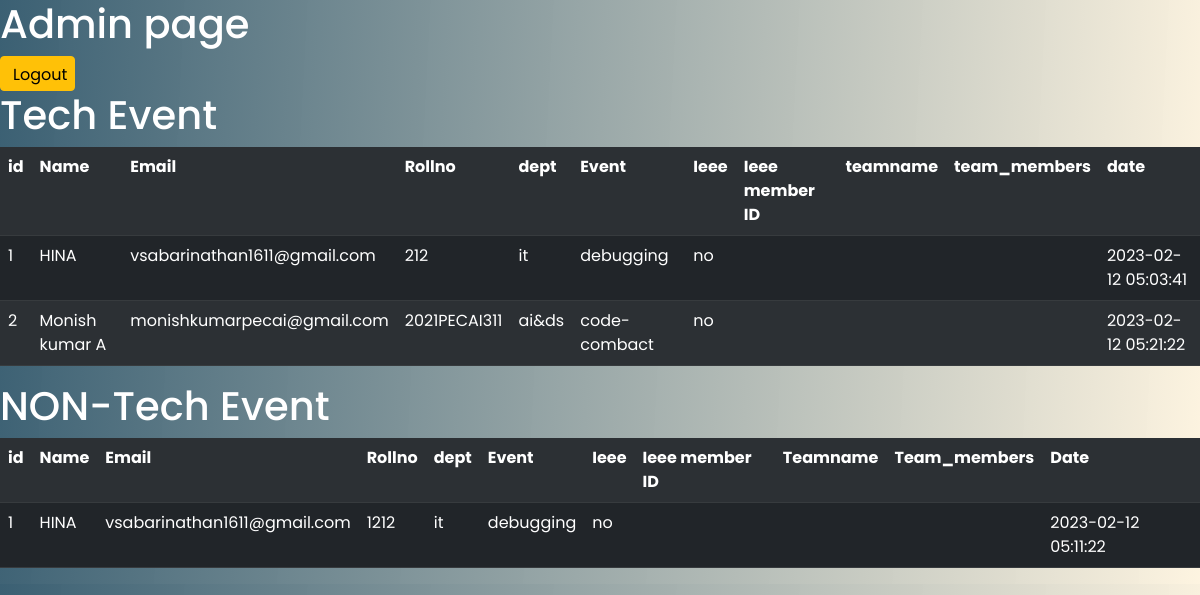
Page /admin (signed in) on the earlier database version.
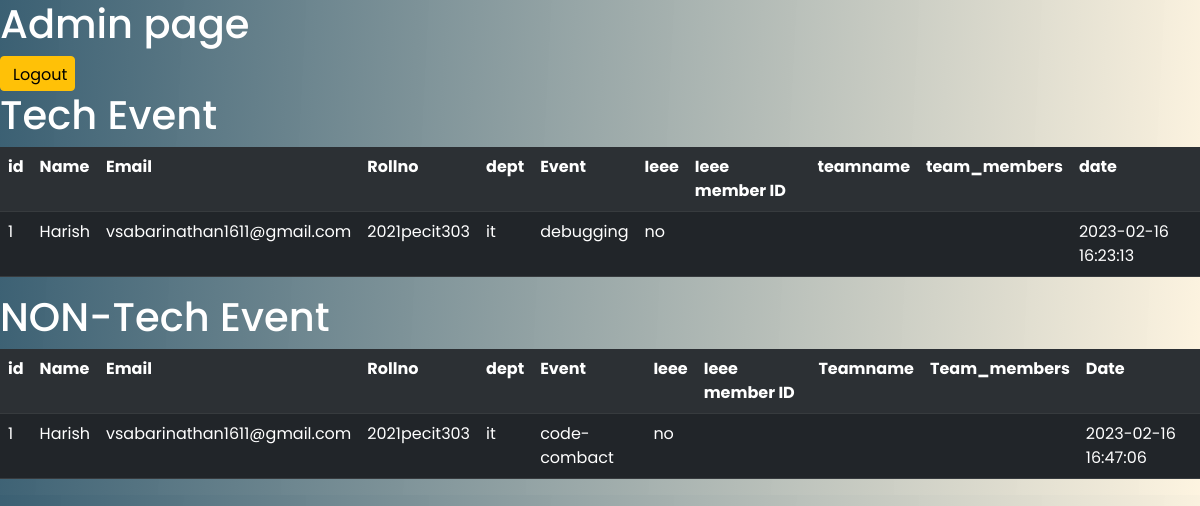
Same page on the later database version.
### website/models.py (models this page shows)
class Tech_register(db.Model):
    id = db.Column(db.Integer, primary_key=True)
    name=db.Column(db.String(100))
    email = db.Column(db.String(150))
    rollno=db.Column(db.String(100),unique=True)
    dept=db.Column(db.String(100))
    ieee=db.Column(db.String(10))
    i3emid= db.Column(db.String(100))
    event=db.Column(db.String(100))
    teamname=db.Column(db.String(500))
    team_members=db.Column(db.String(500))
    date = db.Column(db.DateTime(timezone=True), default=func.now())

class Non_register (db.Model):
    id = db.Column(db.Integer, primary_key=True)
    name=db.Column(db.String(100))
    email = db.Column(db.String(150))
    rollno=db.Column(db.String(100),unique=True)
    dept=db.Column(db.String(100))
    ieee=db.Column(db.String(10))
    i3emid=db.Column(db.String(10))
    event=db.Column(db.String(100))
    teamname=db.Column(db.String(500))
    team_members=db.Column(db.String(500))
    date = db.Column(db.DateTime(timezone=True), default=func.now())

### website/views.py (the view)
@views.route('/admin',methods=['GET','POST'])
@login_required
def admin():
    if (current_user.admin==True):
        tech=Tech_register.query.order_by(Tech_register.date)
        non_tech=Non_register.query.order_by(Non_register.date)
        print("wrh")
    else:
        return redirect(url_for('auth.login'))
    return render_template("admin.html",tech=tech,non_tech=non_tech)

### website/templates/admin.html (shortened to what this page needs)
<!DOCTYPE html>
<html lang="en">
<head>
    <link
  rel="stylesheet"
  href="https://cdnjs.cloudflare.com/ajax/libs/font-awesome/6.0.0-beta3/css/all.min.css"
/>
<link rel="stylesheet" href="/static/css/admin.css">
<link href="https://cdn.jsdelivr.net/npm/bootstrap@5.1.3/dist/css/bootstrap.min.css" rel="stylesheet"
integrity="sha384-1BmE4kWBq78iYhFldvKuhfTAU6auU8tT94WrHftjDbrCEXSU1oBoqyl2QvZ6jIW3">
</head>
<body>
<h1>Admin page</h1>
<a class="btn btn-warning" href="{{url_for('auth.logout')}}">Logout</a>
<div class="techtable">
    <h1>Tech Event</h1>
<table class="table table-dark table-striped">
    <tr>
      <th>id</th>
      <th>Name</th>
      <th>Email</th>
      <th>Rollno</th>
      <th>dept</th>
      <th>Event</th>
      <th>Ieee</th>
      <th>Ieee member ID</th>
      <th>teamname</th>
      <th>team_members</th>
      <th>date</th>
    </tr>
    {% for tech in tech %}
    <tr>
      <td>{{tech.id}}</td>
      <td>{{tech.name}}</td>
      <td>{{tech.email}}</td>
      <td>{{tech.rollno}}</td>
      <td>{{tech.dept}}</td>
      <td>{{tech.event}}</td>
      <td>{{tech.ieee}}</td>
      <td>{{tech.i3emid}}</td>
      <td>{{tech.teamname}}</td>
      <td>{{tech.team_members}}</td>
      <td>{{tech.date}}</td>
    </tr>
    {%endfor%}
  </table>
</div>
<div class="non-tech">
    <h1>NON-Tech Event</h1>
    <table class="table table-dark table-striped">
        <tr>
          <th>id</th>
          <th>Name</th>
          <th>Email</th>
          <th>Rollno</th>
          <th>dept</th>
          <th>Event</th>
          <th>Ieee</th>
          <th>Ieee member ID</th>
          <th>Teamname</th>
          <th>Team_members</th>
          <th>Date</th>
        </tr>
        {% for non_tech in non_tech %}
        <tr>
          <td>{{non_tech.id}}</td>
          <td>{{non_tech.name}}</td>
          <td>{{non_tech.email}}</td>
          <td>{{non_tech.rollno}}</td>
          <td>{{non_tech.dept}}</td>
          <td>{{non_tech.event}}</td>
          <td>{{non_tech.ieee}}</td>
          <td>{{non_tech.i3emid}}</td>
          <td>{{non_tech.teamname}}</td>
          <td>{{non_tech.team_members}}</td>
          <td>{{non_tech.date}}</td>
        </tr>
        {%endfor%}
      </table>
</div>
</body>
</html>

### website/static/css/admin.css (style rules this page uses)
* { margin: 0; box-sizing: border-box; font-family: 'Poppins', sans-serif; }
body { background: linear-gradient(273deg, #fdf0d5ba, #003049c4); }
a { width: 35px; height: 25px; color: black; background-color: aqua; }
h1 { color: #fff; font-size: 20px; }
.btn-warning { color: #000; background-color: #ffc107; border-color: #ffc107; width: 75px; height: 35px; }

Differences in the rows shown:
removed Tech_register: id "2", name "Monish kumar A", email "monishkumarpecai@gmail.com", rollno "2021PECAI311", dept "ai&ds", event "code-combact", ieee "no", date "2023-02-12 05:21:22"
changed Tech_register "vsabarinathan1611@gmail.com": name "HINA" → "Harish"; rollno "212" → "2021pecit303"; date "2023-02-12 05:03:41" → "2023-02-16 16:23:13"
changed Non_register "vsabarinathan1611@gmail.com": name "HINA" → "Harish"; rollno "1212" → "2021pecit303"; event "debugging" → "code-combact"; date "2023-02-12 05:11:22" → "2023-02-16 16:47:06"
